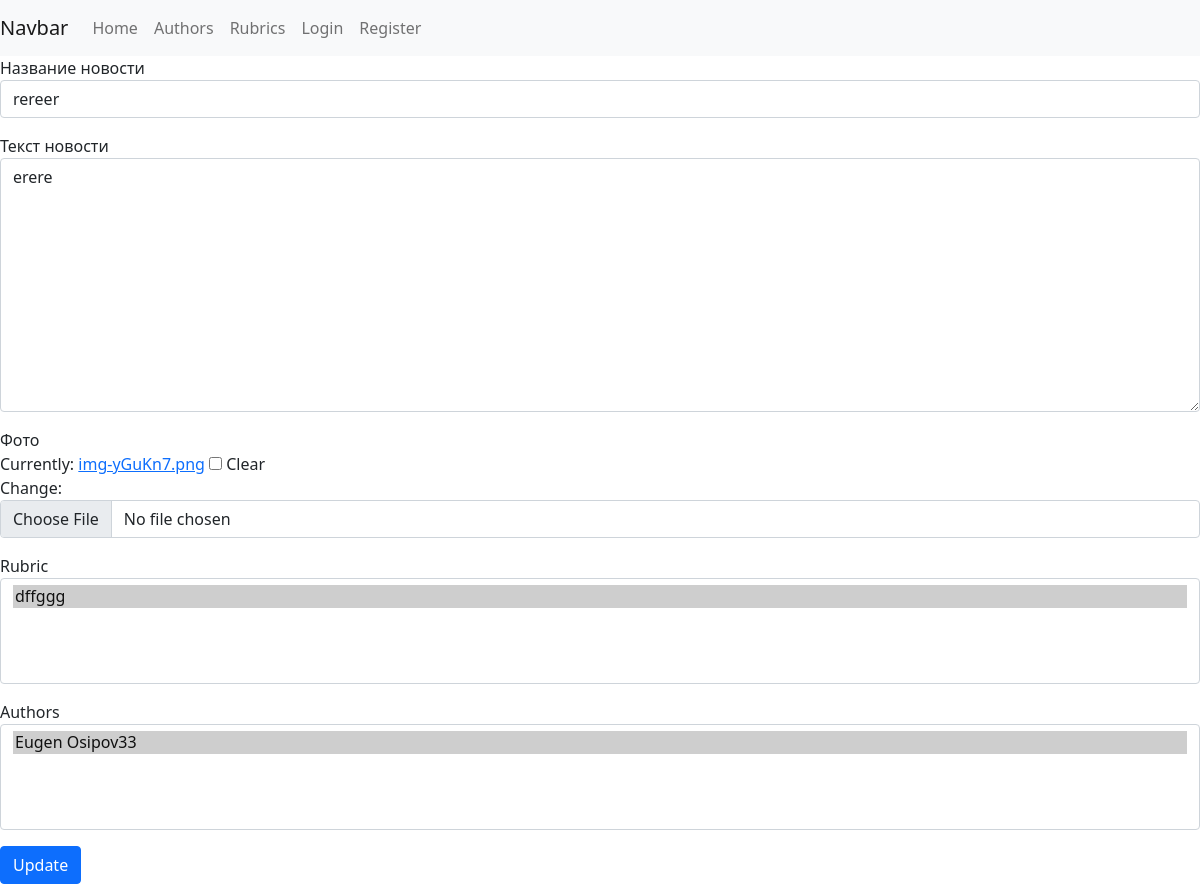
Before: /news/rereer-1619785107/update/ with the older database file.
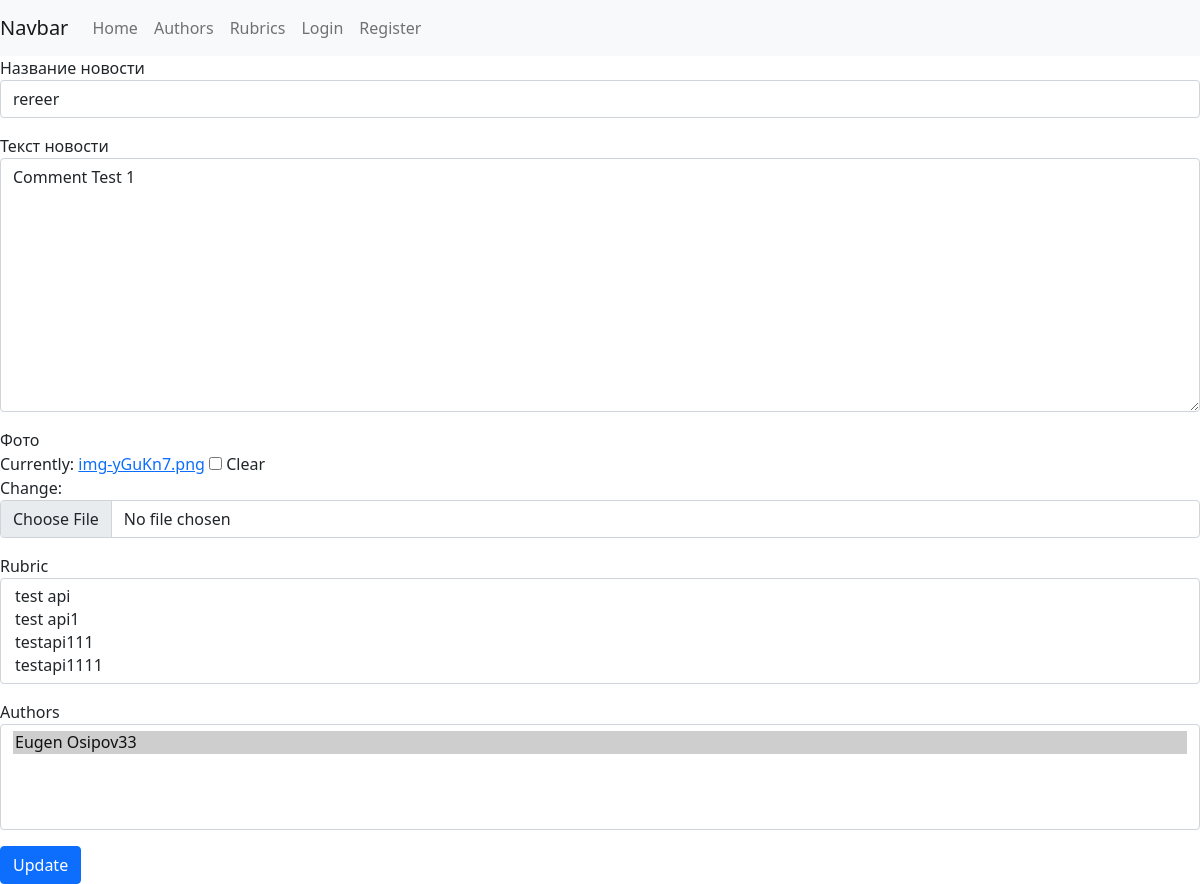
After: the same page with the newer database file.
### engine/models.py (models this page shows, shortened)
class News(models.Model):
	title = models.CharField(max_length=150, verbose_name='Название новости')
	body = models.TextField(blank=True, verbose_name='Текст новости')
	slug = models.SlugField(unique=True, blank=True)
	pub_time = models.DateTimeField(auto_now_add=True)
	image = models.ImageField(blank=True, verbose_name='Фото')
	rubric = models.ManyToManyField('Rubrics', blank=True, related_name='news')
	authors = models.ManyToManyField('Authors', blank=False, related_name='authors_of_news')
	likes = GenericRelation(Like)
	class Meta:
		verbose_name = 'Новость'
		verbose_name_plural = 'Новости'
		ordering = ['-pub_time']

### engine/views.py (the view)
# urls.py: path('news/<str:slug>/update/', NewsUpdate.as_view(), name='news_update_url'),
class NewsUpdate(UpdateView):
	model = News
	form_class = NewsForm
	template_name = 'engine/news_update_form.html'
	context_object_name = 'forms'
	raise_exception = True # рейзит 403 ошибку

### engine/forms.py (shortened to what this page needs)
class NewsForm(forms.ModelForm):
	def __init__(self, *args, **kwargs):
		super().__init__(*args, **kwargs)
		for field in self.fields:
			self.fields[field].widget.attrs['class'] = 'form-control'
	class Meta:
		model = News
		fields = ['title', 'body', 'image', 'rubric', 'authors']

### engine/models.py (called while the page is built)
	def __str__(self):
		return self.title

	def __str__(self):
		return (self.name + ' ' + self.surname)

### engine/templates/engine/news_update_form.html (shortened to what this page needs)
{% extends 'engine/base_news.html' %}
{% block content %}
	<form method="post" action="">
		{% for field in form %}
			<div class="form-group mb-2">
				{{ field.label }}
				<p> {{ field }} </p>
			</div>
		{% endfor %}
		<input type="submit" class="btn btn-primary" value="Update">
	</form>
{% endblock %}

Changed rows visible on the page:
changed News "rereer": body "erere" → "Comment Test 1"
Other visible differences:
form field rubric: "dffggg ☑" → "test api / test api1 / testapi111 / testapi1111"
